Frame 1 (no input): blank canvas, image omitted
Frame 60 (no input): blank canvas, image omitted
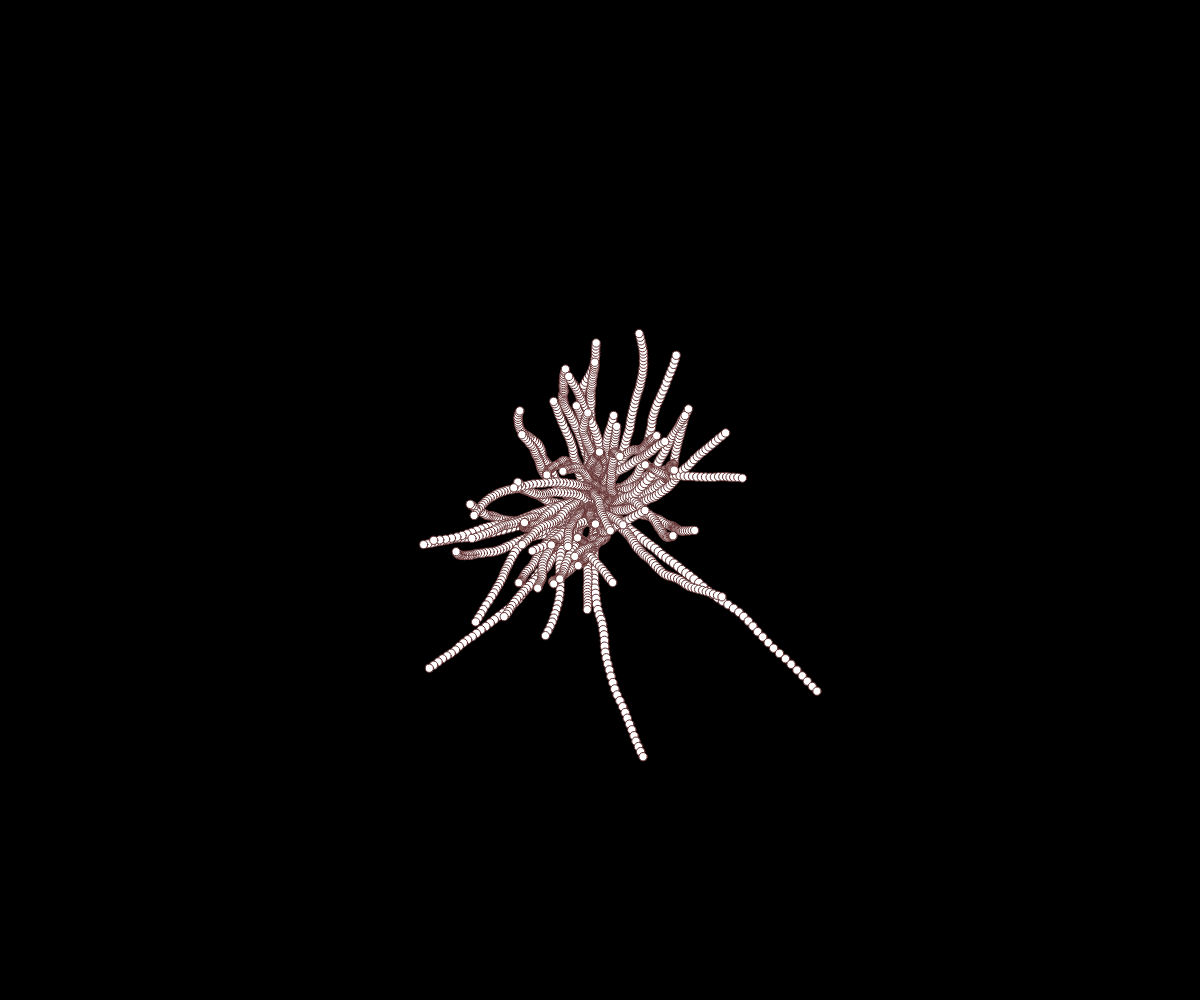
Frame 120 (the mouse pressed at the canvas centre since frame 60)

The p5.js sketch whose frames 1 and 60 were blank and that drew this single picture after the mouse press (run headless with seeded random() and noise() and a simulated clock; from frame 60 on, the mouse is pressed at the canvas centre):

// p5.js sketch
// ── sketch.js
let vines = [];
let num = 60;

function setup() {
  createCanvas(windowWidth, windowHeight);
  background(0);
}

function draw() {
  
  for(let i=0; i<vines.length; i++) {
    let c = vines[i];
    if(c.isOut()) {
      vines.splice(i, 1);
    } else {
      c.update();
      c.display();
    }
  }
  
}

function mousePressed() {
  for(let i=0; i<num; i++) {
    vines.push(new Vine(mouseX, mouseY, random(-1, 1), random(-1, 1)));
  }
}

class Vine {

  constructor(_x, _y, _dx, _dy) {
    this.x = _x;
    this.y = _y;
    this.dx = _dx;
    this.dy = _dy;
    this.d = 10;
  }
  
  display() {
    stroke(100, 50, 50);
    fill(255);
    ellipse(this.x, this.y, this.d, this.d);    
  }
  
  update() {
    this.d *= random(.995, .999);
    this.dx += random(-0.5, 0.5);
    this.dy += random(-0.5, 0.5);
    
    this.x += this.dx;
    this.y += this.dy;
  }
  
  isOut() {
    if(this.x<0 || this.x>width || this.y<0 || this.y>height) {
      return true;
    } else {
      return false;
    }
  }
}
